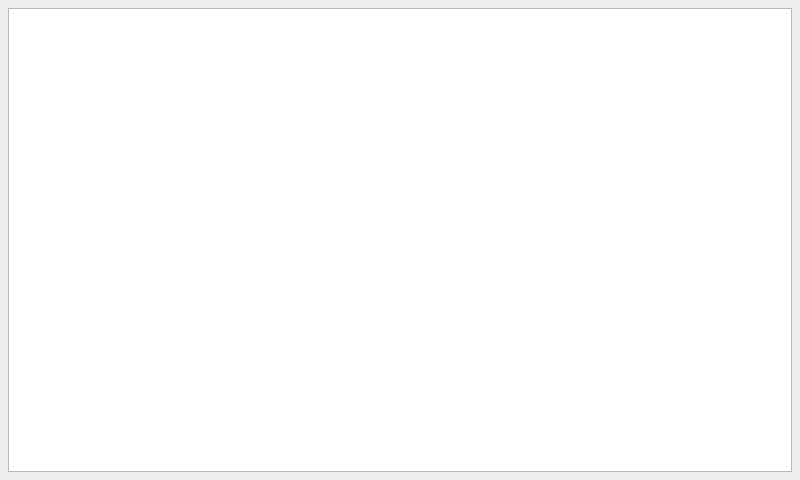
<?xml version="1.0" encoding="UTF-8"?>
<ui version="4.0">
 <class>PIRTabsChoiceDialog</class>
 <widget class="QDialog" name="PIRTabsChoiceDialog">
  <property name="windowModality">
   <enum>Qt::NonModal</enum>
  </property>
  <property name="geometry">
   <rect>
    <x>0</x>
    <y>0</y>
    <width>800</width>
    <height>480</height>
   </rect>
  </property>
  <property name="windowTitle">
   <string>Choose Panels</string>
  </property>
  <property name="modal">
   <bool>true</bool>
  </property>
  <layout class="QVBoxLayout" name="verticalLayout">
   <property name="margin">
    <number>8</number>
   </property>
   <item>
    <widget class="QListWidget" name="tabsChoiceListWidget"/>
   </item>
  </layout>
 </widget>
 <resources/>
 <connections/>
</ui>
